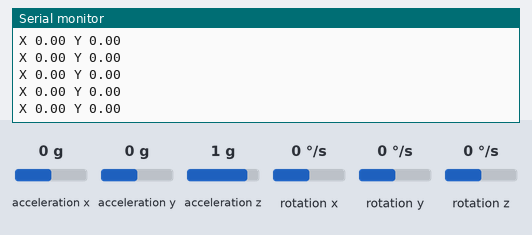
Simulated run of this sketch. Board: Arduino Uno, built with avr-gcc and run on an emulated ATmega328P. Shown: the last lines printed to the serial monitor. Wiring (inferred from the names in the program): MPU-6050 motion sensor at I2C address 0x68. Inputs (shaded band) come from the test bench; at power-on: acceleration y 0 g, acceleration x 0 g, acceleration z 1 g, rotation x 0 °/s, rotation y 0 °/s, rotation z 0 °/s.

Above: at 2.1 s.
2.2 s: acceleration y set to 0.8 g
At 2.7 s:
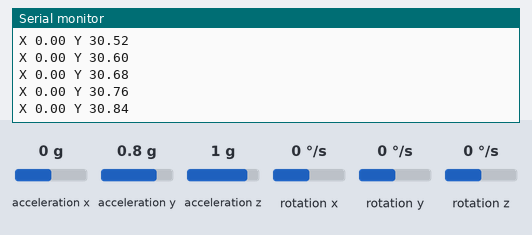
5.2 s: acceleration x set to -0.8 g
At 6.1 s:
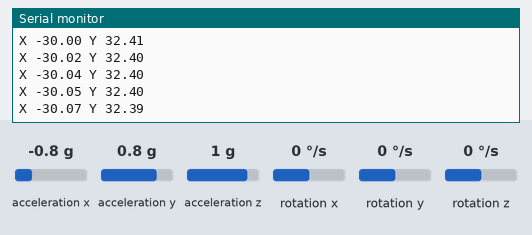
Timing chart, 0 to 7.6 s (numbered marks = the images above; inputs shaded):
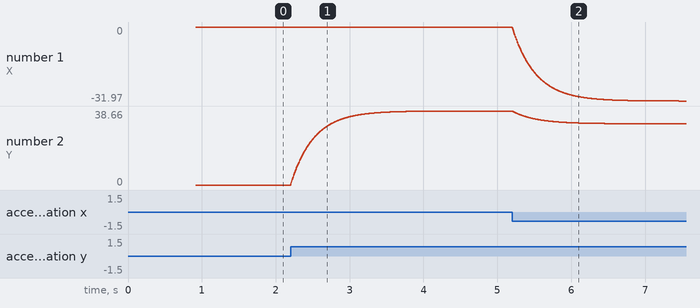

The sketch:

complementaryFilter.ino
```cpp
/*
 * Author : Kunchala Anil
 * Email : anilkunchalaece@gmail.com
 * Date : 31 May 2018
 * MPU 6050 IMU using complementary filter
 *
 * The Completementary filter magic is given
 *  angle = 0.98(angle + gyrData * dt) + 0.02*accData
 *
 *  I have no idea how it is derived
 *
 *  Accelrometer angle can be calculated using
 *
 *  float pitch = atan(accX/sqrt(pow(accY,2) + pow(accZ,2)));
 *  float roll = atan(accY/sqrt(pow(accX,2) + pow(accZ,2)));
 *
 *
 */

 #include <Wire.h>
 #include <math.h>

const float GYRO_SENSITIVITY_SCALE_FACTOR = 131.0; //for 200 degrees / sec
const long ACCR_SENSITIVITY_SCALE_FACTOR = 16384.0; // for 2g

const int MPU6050_ADDR = 0b1101000;
const byte PWR_REG_ADDR = 0x6B;
const byte GYRO_CONFIG_REG_ADDR = 0x1B;
//const byte GYRO_READ_START_ADDR = 0x43;
const byte ACCR_CONFIG_REG_ADDR = 0x1C;
const byte ACCR_READ_START_ADDR = 0x3B;

int16_t accX,accY,accZ,gyroX,gyroY,gyroZ,tmp;
double rotX,rotY; //for Gyro's
double angleX,angleY;//for Accer
double compAngleX,compAngleY;//for complimentary filter

unsigned long prevTime=0,currentTime;

//Gyro offset variables
float gyroOffsetValX=0,gyroOffsetValY=0;
float accrOffsetValX=0,accrOffsetValY = 0;

const int noOfSamplesForOffset = 400;

const float radToDegreeConvert = 180.0/PI;

void setup() {
Wire.begin();
Serial.begin(115200);
configureMPU();
calculateOffsets();
prevTime = millis();
}//end of setUp

void loop() {
  readMPU();
  calculateAngles();
  printValues();
}//end of loop

void configureMPU(){
  //Power Register
  Wire.beginTransmission(MPU6050_ADDR);
  Wire.write(PWR_REG_ADDR);//Access the power register
  Wire.write(0b00000000);
  Wire.endTransmission();

  //Gyro Config
  Wire.beginTransmission(MPU6050_ADDR);
  Wire.write(ACCR_CONFIG_REG_ADDR);
  Wire.write(0b00000000);
  Wire.endTransmission();

  //Accr Config
  Wire.beginTransmission(MPU6050_ADDR);
  Wire.write(ACCR_CONFIG_REG_ADDR);
  Wire.write(0b00000000);
  Wire.endTransmission();
}//end of setUpMPU Fcn

void readMPU(){
//  Serial.println("begin tx");
   Wire.beginTransmission(MPU6050_ADDR);
  Wire.write(ACCR_READ_START_ADDR);  // starting with register 0x3B (ACCEL_XOUT_H)
  Wire.endTransmission(false);
//  Serial.println("request from");
  Wire.requestFrom(MPU6050_ADDR,14,true);
//  Serial.println("request completed");
  accX=Wire.read()<<8|Wire.read();
  accY=Wire.read()<<8|Wire.read();
  accZ=Wire.read()<<8|Wire.read();
  tmp = Wire.read()<<8|Wire.read();
  gyroX = Wire.read()<<8|Wire.read();
  gyroY = Wire.read()<<8|Wire.read();
  gyroZ = Wire.read()<<8|Wire.read();

  //apply scale factor for gyro reading
  rotX = gyroX / GYRO_SENSITIVITY_SCALE_FACTOR;
  rotY = gyroY / GYRO_SENSITIVITY_SCALE_FACTOR;

//  Serial.println("read mpu completed ");

}//end of readGyroX Fcn

/*
 * This Fcn will calculate offset and set initial value of gyro
 * complementary values
 */

void calculateOffsets(){
  float gyroTotalValX = 0, gyroTotalValY = 0;
  float accrTotalValX = 0, accrTotalValY = 0;
  for (int i=0 ; i < noOfSamplesForOffset ; i++){
    readMPU();
    gyroTotalValX = gyroTotalValX + rotX;
    gyroTotalValY = gyroTotalValY + rotY;
    //angles from accr
    angleX = atan(accX/sqrt(pow(accY,2) + pow(accZ,2))) * radToDegreeConvert;
    angleY = atan(accY/sqrt(pow(accX,2) + pow(accZ,2))) * radToDegreeConvert;
    accrTotalValX = accrTotalValX + angleX;
    accrTotalValY = accrTotalValY + angleY;
    Serial.println("..........");
  }//end of for loop
  gyroOffsetValX = gyroTotalValX / noOfSamplesForOffset;
  gyroOffsetValY = gyroTotalValY / noOfSamplesForOffset;

  accrOffsetValX = accrTotalValX / noOfSamplesForOffset;
  accrOffsetValY = accrTotalValY / noOfSamplesForOffset;

  Serial.print("Gyro Offset X Y");
  Serial.print(gyroOffsetValX);
  Serial.print(" ");
  Serial.println(gyroOffsetValY);

  Serial.print("Accr Offset X Y");
  Serial.print(accrOffsetValX);
  Serial.print(" ");
  Serial.println(accrOffsetValY);

  //read again to get current values
  readMPU();
  angleX = atan(accX/sqrt(pow(accY,2) + pow(accZ,2))) * radToDegreeConvert;
  angleY = atan(accY/sqrt(pow(accX,2) + pow(accZ,2))) * radToDegreeConvert;

  //apply offsets to accr values
  angleX = angleX - accrOffsetValX;
  angleY = angleY - accrOffsetValY;

  //set initial values for gyro and complementary filter
  rotX = angleX;
  rotY = angleY;
  compAngleX = angleX;
  compAngleY = angleY;

}//end of calculateGyroOffsets Fcn

/*
 * This Fcn will calculate the angles using complementary filter
 */

void calculateAngles(){
  //angles from accr
  angleX = atan(accX/sqrt(pow(accY,2) + pow(accZ,2)))*radToDegreeConvert;
  angleY = atan(accY/sqrt(pow(accX,2) + pow(accZ,2)))*radToDegreeConvert;

  //apply offsets to accr values
  angleX = angleX - accrOffsetValX;
  angleY = angleY - accrOffsetValY;

  currentTime = millis();
  double dt = (currentTime - prevTime)/1000;
  prevTime = currentTime;
  //The Mighty Complementary filter
   compAngleX = 0.99 * (compAngleX + (rotX - gyroOffsetValX) * dt) + 0.01 * angleX;
   compAngleY = 0.99 * (compAngleY + (rotY - gyroOffsetValY) * dt) + 0.01 * angleY;
}//end of calculateAngles Fcn

void printValues(){
  Serial.print("X ");
  Serial.print(compAngleX);
  Serial.print(" Y ");
  Serial.println(compAngleY);
}//end of printValues Fcn
```

Measured:
- after the input at 2.2 s, the serial monitor: prints a new line at once (image 1)
- plotted number 2: 0 → 38.66 after the input at 2.2 s
